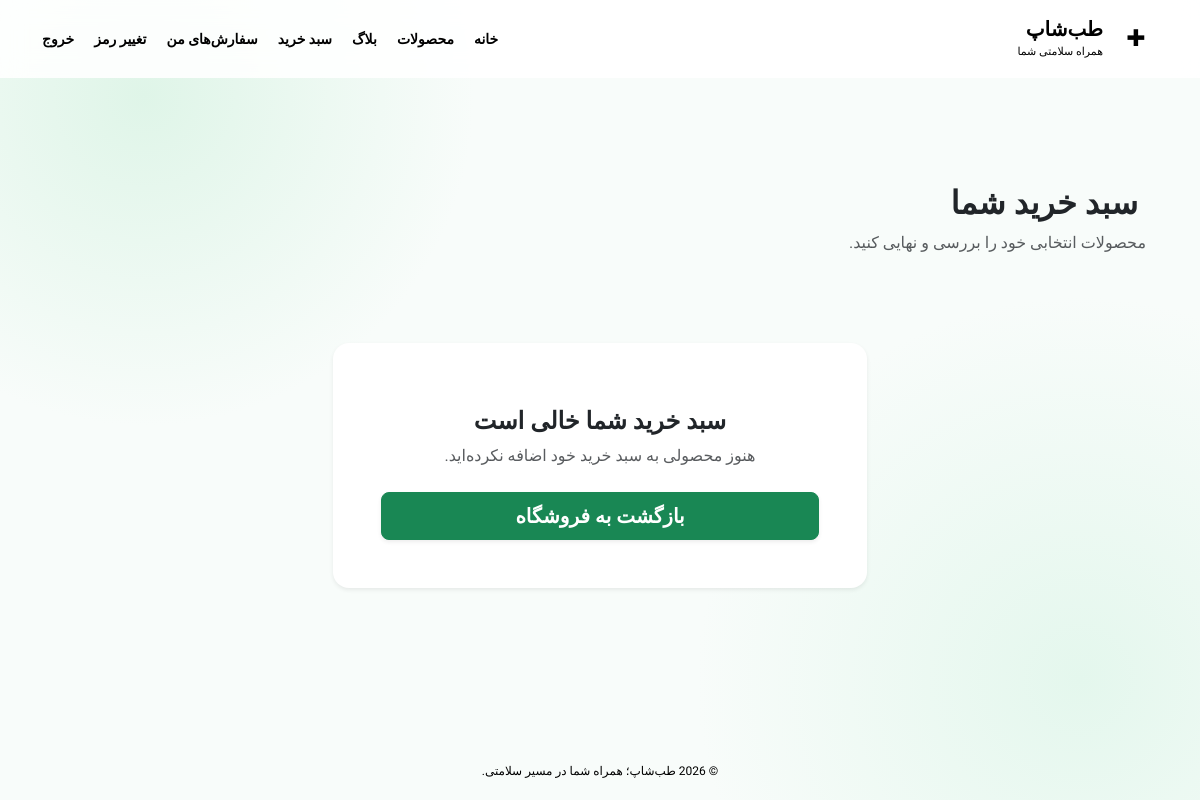
The app's page /cart/ (signed in), older data.
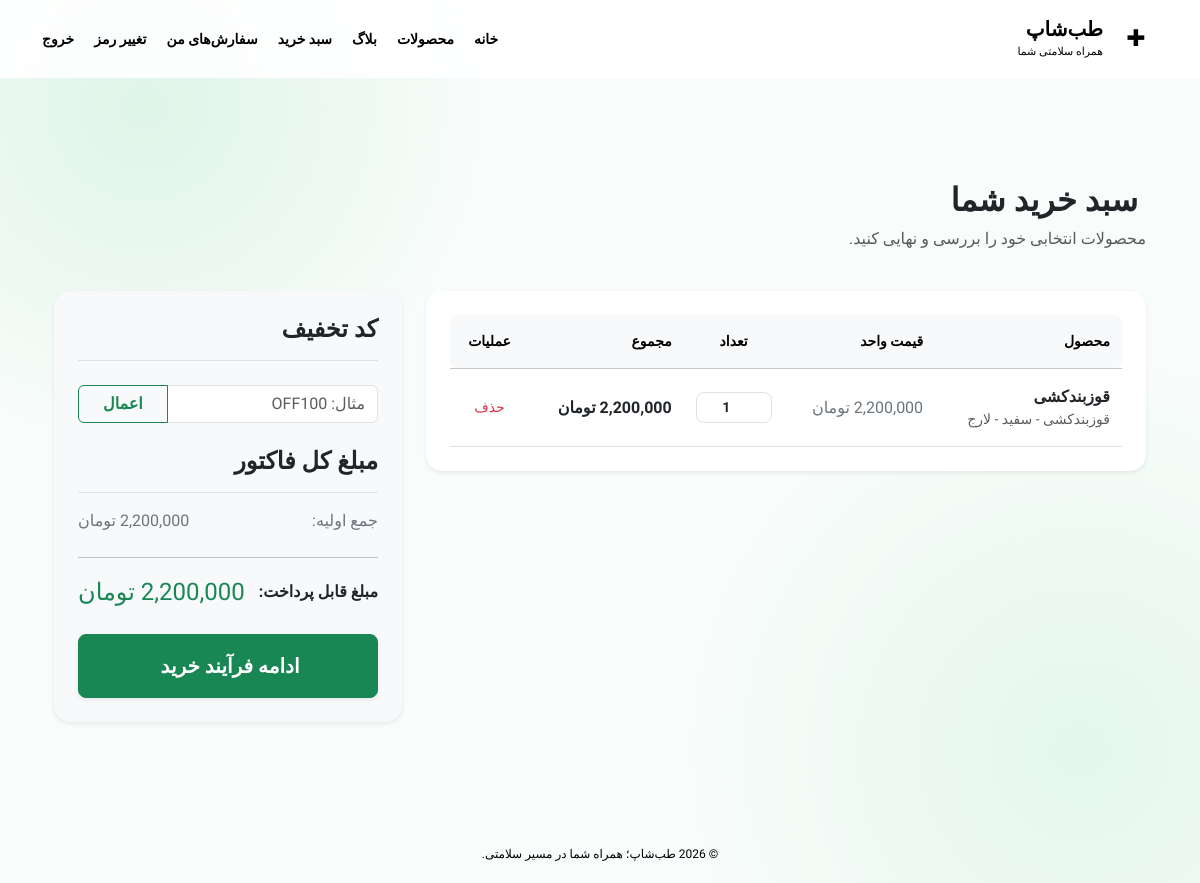
The same page, newer data.
### apps/cart/models.py (models this page shows, shortened)
class CartItem(models.Model):
  cart = models.ForeignKey(
      Cart,
      on_delete=models.CASCADE,
      related_name='items',
      verbose_name='سبد خرید',
  )
  product = models.ForeignKey(
      Product, on_delete=models.CASCADE, verbose_name='محصول'
  )
  variant = models.ForeignKey(
      ProductVariant,
      on_delete=models.CASCADE,
      null=True,
      blank=True,
      verbose_name='نوع/متغیر محصول',
  )
  quantity = models.PositiveIntegerField(default=1, verbose_name='تعداد')
  class Meta:
    verbose_name = 'آیتم سبد خرید'
    verbose_name_plural = 'آیتم‌های سبد خرید'

### apps/products/models.py (models this page shows, shortened)
class Product(models.Model):
    class Size(models.TextChoices):
        SMALL = ("S", "اسمال")
        MEDIUM = ("M", "مدیوم")
        LARGE = ("L", "لارج")
        XLARGE = ("XL", "ایکس لارج")
    class Gender(models.TextChoices):
        MALE = ("M", "مردانه")
        FEMALE = ("F", "زنانه")
        UNISEX = ("U", "یونیسکس")
    title = models.CharField(max_length=50, unique=True, verbose_name="عنوان محصول")
    slug = models.SlugField(
        max_length=100,
        unique=True,
        blank=True,
        verbose_name="نامک (Slug)",
    )
    description = models.TextField(
        verbose_name="توضیحات محصول",
        blank=True,
        null=True,
    )
    category = models.ForeignKey(
        Category,
        on_delete=models.CASCADE,
        related_name="products",
        verbose_name="دسته‌بندی",
    )
    brand = models.ForeignKey(
        Brand,
        on_delete=models.CASCADE,
        verbose_name="برند",
    )
    model = models.ForeignKey(
        BrandModel,
        on_delete=models.CASCADE,
        verbose_name="مدل",
        null=True,
        blank=True,
    )
    color = models.ForeignKey(
        Color,
        on_delete=models.CASCADE,
        verbose_name="رنگ",
        null=True,
        blank=True,
    )
    size = models.CharField(
        max_length=5,
        choices=Size.choices,
        default=Size.SMALL,
        null=True,
        blank=True,
        verbose_name="سایز",
    )
    quantity = models.PositiveIntegerField(default=0, verbose_name="موجودی")
    price = models.DecimalField(
        max_digits=12,
        decimal_places=0,
        verbose_name="قیمت (تومان)",
    )
    gender = models.CharField(
        max_length=1,
        choices=Gender.choices,
        default=Gender.FEMALE,
        verbose_name="جنسیت",
    )
    blog_posts = models.ManyToManyField(
        "blogs.BlogPost",
        blank=True,
        related_name="products",
        verbose_name="مقالات آموزشی",
    )
    is_active = models.BooleanField(default=True, verbose_name="فعال")
    created_at = models.DateTimeField(auto_now_add=True, verbose_name="تاریخ ایجاد")
    updated_at = models.DateTimeField(auto_now=True, verbose_name="تاریخ ویرایش")
    class Meta:
        verbose_name = "محصول"
        verbose_name_plural = "محصولات"

class ProductVariant(models.Model):
    product = models.ForeignKey(
        Product,
        on_delete=models.CASCADE,
        related_name="variants",
        verbose_name="محصول",
    )
    color = models.ForeignKey(
        Color,
        on_delete=models.SET_NULL,
        null=True,
        blank=True,
        verbose_name="رنگ",
    )
    size = models.CharField(
        max_length=5,
        choices=Product.Size.choices,
        null=True,
        blank=True,
        verbose_name="سایز",
    )
    price = models.DecimalField(
        max_digits=12,
        decimal_places=0,
        verbose_name="قیمت (تومان)",
    )
    quantity = models.PositiveIntegerField(default=0, verbose_name="موجودی")
    sku = models.CharField(
        max_length=50,
        blank=True,
        verbose_name="کد کالا",
    )
    class Meta:
        verbose_name = "واریانت محصول"
        verbose_name_plural = "واریانت‌های محصول"
        constraints = [
            models.UniqueConstraint(
                fields=["product", "color", "size"],
                name="unique_product_variant_color_size",
            )
        ]
    def __str__(self):
        color_name = self.color.name if self.color else "بدون رنگ"
        size_name = self.get_size_display() if self.size else "بدون سایز"
        return f"{self.product.title} - {color_name} - {size_name}"

class Color(models.Model):
    name = models.CharField(max_length=50, unique=True, verbose_name="رنگ")
    class Meta:
        verbose_name = "رنگ"
        verbose_name_plural = "رنگ‌ها"

### apps/cart/views.py (the view)
# urls.py: path("", CartView.as_view(), name="cart"),
class CartView(View):
    template_name = "cart/cart.html"
    def get(self, request):
        cart = get_cart_for_request(request)
        summary = build_cart_summary(request, cart)
        return render(
            request,
            self.template_name,
            {
                "cart": cart,
                **summary,
            },
        )

### apps/cart/services.py (called while the page is built, shortened)
def get_cart_for_request(request):
    if request.user.is_authenticated:
        cart, created = Cart.objects.get_or_create(
            user=request.user,
            defaults={"session_key": None},
        )
        return cart

def get_unit_price(product, variant):
    if variant and variant.product_id == product.pk:
        return Decimal(str(variant.price))
    return Decimal(str(product.price))

def get_product_discount(product, line_subtotal, now=None):
    now = now or timezone.now()
    line_subtotal = Decimal(str(line_subtotal or 0))
    discounts = Discount.objects.filter(
        apply_type=Discount.ApplyType.PRODUCT,
        is_active=True,
    )
    best_discount = None
    best_amount = ZERO
    return best_discount, best_amount

def get_cart_discount(cart, now=None):
    now = now or timezone.now()
    discount = cart.cart_discount
    if not discount:
        return None

def calculate_shipping_cost(province):
    if not province:
        return Decimal("0")
    if province.strip() in ["تهران", "البرز"]:
        return Decimal("150000")
    else:
        return Decimal("300000")

### templates/cart/cart.html (shortened to what this page needs)
{% extends "base.html" %}
{% load humanize %}
{% block content %}
<div class="container py-5">
    <div class="row mb-4">
        <div class="col-12">
            <h2 class="fw-bold text-dark">
                 سبد خرید شما
            </h2>
            <p class="text-muted">محصولات انتخابی خود را بررسی و نهایی کنید.</p>
        </div>
    </div>
    {% if not lines %}
        <div class="row justify-content-center">
            <div class="col-md-6 text-center py-5">
                <div class="card border-0 shadow-sm rounded-4 p-5 bg-white">
                    <h4 class="fw-bold text-dark mb-2">سبد خرید شما خالی است</h4>
                    <p class="text-muted mb-4">هنوز محصولی به سبد خرید خود اضافه نکرده‌اید.</p>
                    <a href="{% url 'products:list' %}" class="btn btn-success btn-lg rounded-3 shadow-sm py-2 px-4 fw-semibold">
                        بازگشت به فروشگاه
                    </a>
                </div>
            </div>
        </div>
    {% else %}
        <div class="row g-4">
            <div class="col-lg-8">
                <div class="card border-0 shadow-sm rounded-4 p-4 bg-white">
                    <div class="table-responsive">
                        <table class="table align-middle mb-0">
                            <thead class="table-light text-secondary small text-uppercase">
                                <tr>
                                    <th class="py-3 rounded-start-3">محصول</th>
                                    <th class="py-3">قیمت واحد</th>
                                    <th class="py-3 text-center">تعداد</th>
                                    <th class="py-3">مجموع</th>
                                    <th class="py-3 rounded-end-3 text-center">عملیات</th>
                                </tr>
                            </thead>
                            <tbody>
                                {% for line in lines %}
                                    <tr>
                                        <td class="py-3">
                                            <div class="fw-bold text-dark">{{ line.product.title }}</div>
                                            {% if line.variant %}
                                                <small class="text-muted d-block">{{ line.variant }}</small>
                                            {% endif %}
                                        </td>
                                        <td class="py-3 text-nowrap text-secondary">{{ line.unit_price|intcomma }} تومان</td>
                                        <td class="py-3" style="width: 100px;">
                                            <form method="post" action="{% url 'cart:update_cart_item' line.item.pk %}">
                                                <input type="number" name="quantity" value="{{ line.quantity }}" min="1" class="form-control form-control-sm text-center fw-bold" onchange="this.form.submit()">
                                            </form>
                                        </td>
                                        <td class="py-3 text-nowrap fw-semibold text-dark">{{ line.line_total|intcomma }} تومان</td>
                                        <td class="py-3 text-center">
                                            <form method="post" action="{% url 'cart:remove_from_cart' line.item.pk %}" class="d-inline">
                                                <button type="submit" class="btn btn-outline-danger btn-sm border-0 rounded-circle p-2" title="حذف محصول">
                                                     حذف
                                                </button>
                                            </form>
                                        </td>
                                    </tr>
                                {% endfor %}
                            </tbody>
                        </table>
                    </div>
                </div>
            </div>
            <div class="col-lg-4">
                <div class="card border-0 shadow-sm rounded-4 p-4 bg-light">
                    <h4 class="fw-bold mb-4 text-dark border-bottom pb-3">کد تخفیف</h4>
                    <form method="post" action="{% url 'cart:apply_discount' %}" class="mb-4">
                        <div class="input-group">
                            <input type="text" name="discount_code" class="form-control bg-white" placeholder="مثال: OFF100">
                            <button type="submit" class="btn btn-outline-success px-4 fw-semibold">اعمال</button>
                        </div>
                    </form>
                    <h4 class="fw-bold mb-3 text-dark border-bottom pb-3">مبلغ کل فاکتور</h4>
                    <div class="d-flex justify-content-between mb-2 text-secondary">
                        <span>جمع اولیه:</span>
                        <span>{{ subtotal|intcomma }} تومان</span>
                    </div>
                    <hr class="my-3">
                    <div class="d-flex justify-content-between align-items-center mb-4">
                        <span class="fs-6 fw-bold text-dark">مبلغ قابل پرداخت:</span>
                        <span class="fs-4 fw-extrabold text-success">{{ final_price|intcomma }} تومان</span>
                    </div>
                    <a href="{% url 'cart:checkout' %}" class="btn btn-success btn-lg w-100 rounded-3 shadow-sm py-3 fw-bold">
                        ادامه فرآیند خرید
                    </a>
                </div>
            </div>
        </div>
    {% endif %}
</div>
{% endblock %}

### templates/base.html (shortened to what this page needs)
{% load static %}
<!doctype html>
<html lang="fa" dir="rtl">
<head>
    <link
        href="https://cdn.jsdelivr.net/npm/bootstrap@5.3.3/dist/css/bootstrap.rtl.min.css"
        rel="stylesheet"
    >
    <link rel="stylesheet" href="{% static 'css/site.css' %}">
</head>
<body>
<header class="site-header">
    <div class="container header-inner">
        <a class="brand" href="{% url 'home' %}" aria-label="طب‌شاپ">
            <span class="brand-mark" aria-hidden="true">✚</span>
            <span>
                <strong>طب‌شاپ</strong>
                <small>همراه سلامتی شما</small>
            </span>
        </a>
        <nav class="header-links" aria-label="منوی اصلی">
            <a href="{% url 'home' %}">خانه</a>
            <a href="{% url 'products:list' %}">محصولات</a>
            <a href="{% url 'blogs:blog_home' %}">بلاگ</a>
            <a href="{% url 'cart:cart' %}">سبد خرید</a>
            {% if user.is_authenticated %}
                <a href="{% url 'cart:order_list' %}">سفارش‌های من</a>
                <a href="{% url 'account:password_change' %}">تغییر رمز</a>
                <form method="post" action="{% url 'account:logout' %}" class="d-inline">
                    <button type="submit" class="nav-logout">خروج</button>
                </form>
            {% else %}
                <a href="{% url 'account:login' %}">ورود</a>
                <a class="nav-signup" href="{% url 'account:signup' %}">ثبت‌نام</a>
            {% endif %}
        </nav>
    </div>
</header>
<main class="page-main">
    <div class="{% block container_class %}container{% endblock %}">
        {% block content %}{% endblock %}
    </div>
</main>
<footer class="site-footer">
    <div class="container">
        © {% now "Y" %} طب‌شاپ؛ همراه شما در مسیر سلامتی.
    </div>
</footer>
</body>
</html>

### static/css/site.css (style rules this page uses)
* { box-sizing: border-box; }
body { min-height: 100vh; margin: 0; display: flex; flex-direction: column; color: var(--text); background: radial-gradient(circle at 12% 12%, #dff5e8 0, transparent 26%), radial-gradient(circle at 90% 85%, #e4f7ed 0, transparent 30%), #f8fcfa; font-family: "Vazirmatn", Tahoma, sans-serif; }
button, input, select, textarea { font: inherit; }
a { text-decoration: none; }
.site-header { background: rgba(255, 255, 255, .88); border-bottom: 1px solid var(--line); backdrop-filter: blur(12px); }
.header-inner { min-height: 78px; display: flex; justify-content: space-between; align-items: center; gap: 16px; }
.brand { display: inline-flex; align-items: center; gap: 11px; color: var(--green-900); }
.brand-mark { display: grid; place-items: center; width: 44px; height: 44px; border-radius: 15px; background: var(--green-100); color: var(--green-700); font-size: 23px; }
.brand strong, .brand small { display: block; }
.brand strong { font-size: 20px; line-height: 1.2; }
.brand small { margin-top: 3px; color: var(--muted); font-size: 11px; }
.header-links { display: flex; align-items: center; gap: 20px; }
.header-links a, .nav-logout { color: var(--green-900); font-size: 14px; font-weight: 700; }
.header-links form { margin: 0; }
.nav-logout { padding: 0; border: 0; background: none; cursor: pointer; }
.page-main { display: flex; flex: 1; align-items: center; padding: 55px 0; }
.site-footer { padding: 20px 0; color: var(--muted); font-size: 12px; text-align: center; }

### templates/cart/cart.html (style rules this page uses)
.table > :not(caption) > * > * { padding: 1rem 0.75rem; }
input[type="number"] { border-radius: 0.5rem; border: 1px solid #dee2e6; }

Row changes from the older to the newer data that the page shows:
added CartItem: product "قوزبندکشی", variant "قوزبندکشی - سفید - لارج", unit_price "2,200,000", quantity "1", line_total "2,200,000"
Text that changed along with them:
{{ subtotal|intcomma }}: (not shown) → "2,200,000"
text no longer shown: "سبد خرید شما خالی است هنوز محصولی به سبد خرید خود اضافه نکرده‌اید. بازگشت به فروشگاه"
text now shown: "محصول قیمت واحد تعداد مجموع عملیات کد تخفیف اعمال مبلغ کل فاکتور جمع اولیه: تومان مبلغ قابل پرداخت: تومان ادامه فرآیند خرید"
